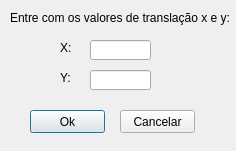
<?xml version="1.0" encoding="UTF-8"?>
<ui version="4.0">
 <class>Dialog</class>
 <widget class="QDialog" name="Dialog">
  <property name="geometry">
   <rect>
    <x>0</x>
    <y>0</y>
    <width>236</width>
    <height>151</height>
   </rect>
  </property>
  <property name="windowTitle">
   <string>Dialog</string>
  </property>
  <widget class="QLabel" name="label">
   <property name="geometry">
    <rect>
     <x>60</x>
     <y>40</y>
     <width>21</width>
     <height>16</height>
    </rect>
   </property>
   <property name="text">
    <string>X:</string>
   </property>
  </widget>
  <widget class="QLabel" name="label_2">
   <property name="geometry">
    <rect>
     <x>60</x>
     <y>70</y>
     <width>21</width>
     <height>16</height>
    </rect>
   </property>
   <property name="text">
    <string>Y:</string>
   </property>
  </widget>
  <widget class="QLineEdit" name="lineEdit">
   <property name="geometry">
    <rect>
     <x>90</x>
     <y>40</y>
     <width>61</width>
     <height>20</height>
    </rect>
   </property>
  </widget>
  <widget class="QLineEdit" name="lineEdit_2">
   <property name="geometry">
    <rect>
     <x>90</x>
     <y>70</y>
     <width>61</width>
     <height>20</height>
    </rect>
   </property>
  </widget>
  <widget class="QPushButton" name="pushButton">
   <property name="geometry">
    <rect>
     <x>30</x>
     <y>110</y>
     <width>75</width>
     <height>23</height>
    </rect>
   </property>
   <property name="text">
    <string>Ok</string>
   </property>
  </widget>
  <widget class="QPushButton" name="pushButton_2">
   <property name="geometry">
    <rect>
     <x>120</x>
     <y>110</y>
     <width>75</width>
     <height>23</height>
    </rect>
   </property>
   <property name="text">
    <string>Cancelar</string>
   </property>
  </widget>
  <widget class="QLabel" name="label_3">
   <property name="geometry">
    <rect>
     <x>10</x>
     <y>10</y>
     <width>221</width>
     <height>16</height>
    </rect>
   </property>
   <property name="text">
    <string>Entre com os valores de translação x e y:</string>
   </property>
  </widget>
 </widget>
 <resources/>
 <connections/>
</ui>
